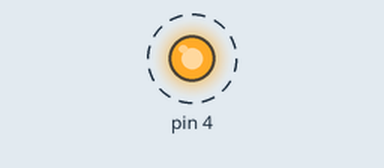
This sketch was run on a simulated Arduino Uno, built with avr-gcc and run on an emulated ATmega328P. Shown: output pins drawn as LEDs (lit = HIGH). Dashed ring = blinking.

Above: at 0.05 s.
Timing chart, 0 to 3.0 s (numbered marks = the images above):
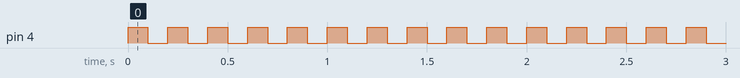

Measured:
- by itself, pin 4: alternates HIGH for 0.10 s and LOW for 0.10 s

The sketch:

attiny.ino
```cpp
/*
  test code for:
  ATTINY 13\13A\85

  pinout attiny -> Arduino
  PB1(RST)   -> D10
  PB2
  PB3
  GND        -> GND
  PB5(MOSI)  -> D11
  PB6(MISO)  -> D12
  PB7(SCK)   -> D13
  VCC        -> 5V

  use programmer "Arduino as ISP"
  load with programmer (Ctrl+Shift+U)
  good luck! ^)
*/

// delay
#define DEL 20

void setup() {
  pinMode(PB4, OUTPUT); // PB4 - port with led
}

void loop() {
  digitalWrite(PB4, 1);
  delay(100);
  digitalWrite(PB4, 0);
  delay(100);
}
```
